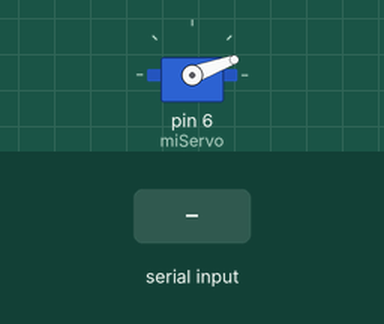
This sketch was run on a simulated Arduino Uno, built with avr-gcc and run on an emulated ATmega328P. Shown: servo. Inputs (shaded band) come from the test bench.

Above: at 1.2 s.
1.3 s: "A" received over Serial
At 2.5 s:
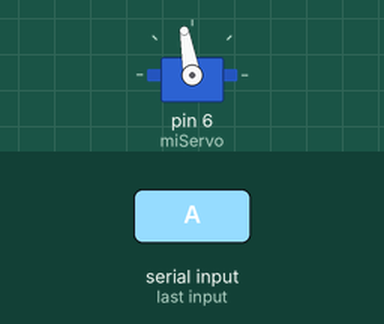
Timing chart, 0 to 4.3 s (numbered marks = the images above; inputs shaded):
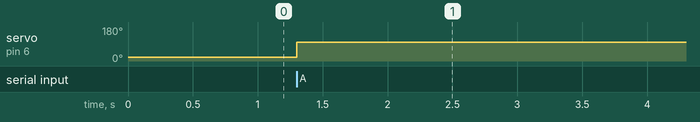

The sketch:

Receptor_Alfa.ino
```cpp
/* TR Mà artificial. Versió alfa (probes) 2018-19
https://tecnologicsib.wixsite.com/artificialhandtr/blog/programa-del-receptor-versi%C3%B3-alfa */

#include <Servo.h>

// valors amb que treballem:
int posicio1 = 20;   // posició servo dits en repos
int posicio2 = 100;  // posició servo dits agarre
int posicio_servo = posicio1;  // per desar la posició en que estan els servos en cada moment
char dada_rebuda;  // per desar la dada rebuda per bluetooth
bool estat_ma = false;  // 0 (servos quiets) / 1 (servos en moviment)
Servo miServo;  // objecte relacionat amb la llibreria Servo

void setup()
{
    Serial.begin(9600);  // inici comuniació sèrie
    miServo.attach(6);  // activació del pin dels servos
    miServo.write(posicio1);  // posicionament inicial (dits en repós)
}

void loop()
{
    // Només si es reben dades pel port sèrie, si aquestes tenen el valor definit (A), s'invertirà el valor de estat_ma (de fals a veritable o de veritable a fals):
    if (Serial.available() > 0)
    {
      dada_rebuda = Serial.read();  // Definir el valor de la variable com el del que es rebi pel port sèrie
      if (dada_rebuda == 'A') {estat_ma = !estat_ma;}
    }

    // Els servos només s'han de moure quan es rebi la dada procedent del sensor (estat_ma sigui veritable):
    if (estat_ma == true)
    {
        // Els servos ha de canviar de posició. el valor de posicio_servo s'ha d'actualitzar:
        if (posicio_servo == posicio1)
        {
            miServo.write(posicio2);
            posicio_servo = posicio2;
            // Serial.println ("vaig a P2");  // per comprovació per consola. desactivat
        }
        else if (posicio_servo == posicio2)
        {
            miServo.write(posicio1);
            posicio_servo = posicio1;
            // Serial.println ("vaig a P1");  // per comprovació per consola. desactivat
        }

        // Deixem temps per que els servos vagin a la nova posició abans de tornar a fer fals l'estat_ma per que els servos no intentin tornar a poscionar-se
        delay(100);
        estat_ma = false;
    }
}
```

Measured:
- after the input at 1.3 s, servo on pin 6 (miServo): 20° → 100° at once
